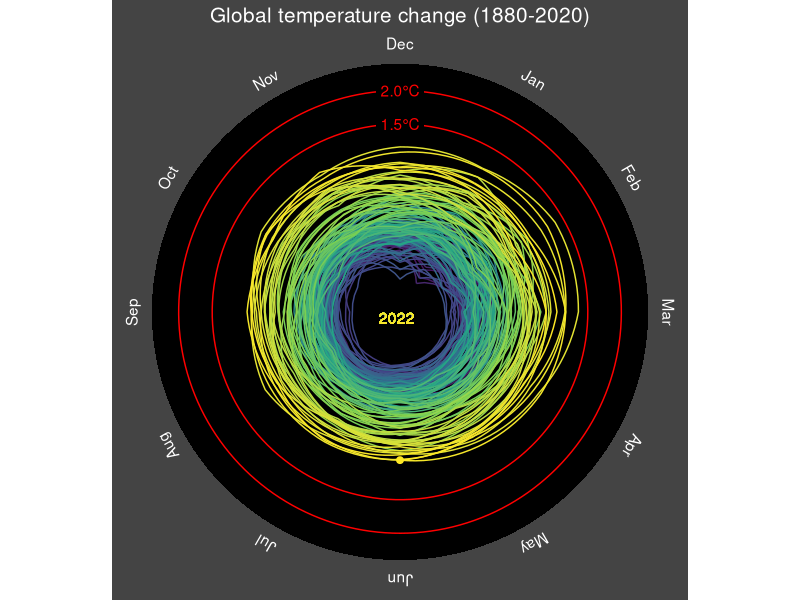
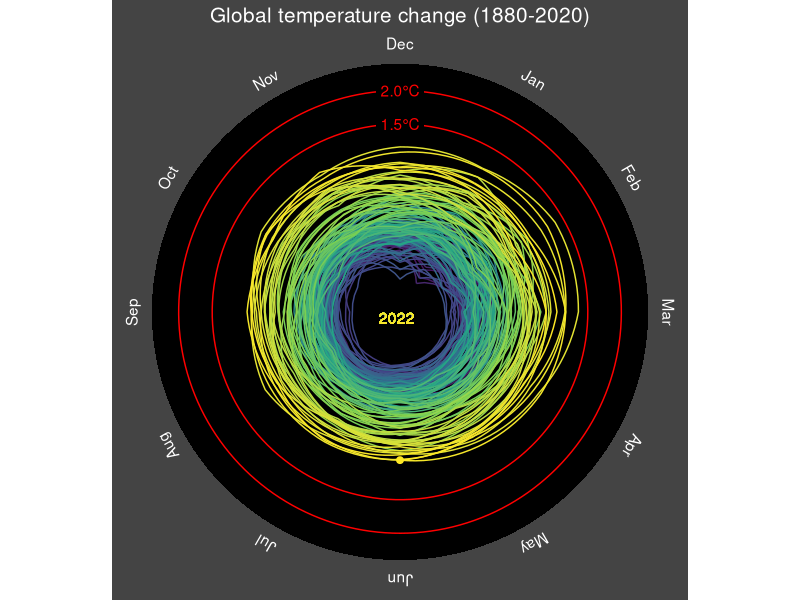

Generate these figures, in order, with R:
library(tidyverse)

t_data <- 
  read_csv("data/GLB.Ts+dSST.csv", skip = 1, na = "***") %>% 
  select(year = Year, month.abb) %>% 
  pivot_longer(-year, names_to = "month", values_to = "t_diff") %>% 
  drop_na() %>% 
  mutate(month = factor(month, levels = month.abb))

# last_Dec <- 
#   t_data %>% 
#   filter(month == "Dec") %>% 
#   mutate(year = year + 1, month = "last_Dec")

next_Jan <-
  t_data %>%
  filter(month == "Jan") %>%
  mutate(year = year - 1, month = "next_Jan")

t_data <-
  bind_rows(t_data, next_Jan) %>%
  mutate(
    month = factor(month, levels = c(month.abb, "next_Jan")),
    month_number = as.numeric(month),
    #this_year = year == 2022
    )

annotation <-
  t_data %>%
  slice_max(year) %>%
  slice_max(month_number)

month_label <- tibble(
  x = 1:12, labels = month.abb, y = 2.7
)

temp_line <- 
  tibble(x = 12, 
         y = c(1.5, 2.0), 
         labels = c("1.5\u00B0C", "2.0\u00B0C"))
  
t_data %>% 
  ggplot(aes(x = month_number, y = t_diff, 
             group = year, color = year)) +
  # a balck pie chart on the background
  geom_col(data = month_label, aes(x = x+0.5, y = 2.4),
           width = 1, fill = "black", inherit.aes = FALSE) +
  # fill in the middle circle
  geom_col(data = month_label, aes(x = x+0.5, y = -2),
           width = 1, fill = "black", inherit.aes = FALSE) +
  geom_hline(yintercept = c(1.5, 2.0), color = "red") +
  geom_line() +
  geom_point(data = annotation, 
             aes(x = month_number, y = t_diff, color = year),
             size = 2,
             inherit.aes = FALSE) +
  geom_label(data = temp_line, 
             aes(x = x, y = y, label = labels),
             # font color, label fill and border
             color = "red", fill = "black", label.size = 0,
             inherit.aes = FALSE) +
  geom_text(data = month_label, aes(x = x, y = y, label = labels),
            inherit.aes = FALSE, color = "white",
            angle = seq(360 - 360/12, 0, length.out = 12)) +
  geom_text(aes(x = 1, y = -1.4, label = "2022")) +
  scale_x_continuous(breaks = 1:12,
                     labels = month.abb,
                     # put axis on both the up and the lower boarder
                     sec.axis = dup_axis(name = NULL, labels = NULL)) +
  scale_y_continuous(breaks = seq(-2, 2, 0.2),
                     limits = c(-2, 2.7), expand = c(0,-0.7), 
                     sec.axis = dup_axis(name = NULL, labels = NULL)) +
  scale_size_manual(breaks = c(FALSE, TRUE), 
                    values = c(0.25, 1),
                    guide = "none") +
  # built-in color scale
  scale_color_viridis_c(breaks = seq(1880, 2020, 20),
                        # white frame around the legend
                        guide = "none") +
  coord_polar(start = 2*pi/12) +
  labs(x = NULL, 
       y = "Temperature change since pre-industrial time [\u00B0C]",
       title = "Global temperature change (1880-2020)") +
  theme(
    panel.background = element_rect(fill = "#444444", color = NA),
    plot.background = element_rect(fill = "#444444", color = NA),
    panel.grid = element_blank(),
    axis.text = element_blank(),
    axis.ticks = element_blank(),
    axis.title = element_blank(),
    plot.title = element_text(color = "white", hjust = 0.5, size = 15),
  )

ggsave("figures/climate_spiral.png", width = 8, height = 4.5)
